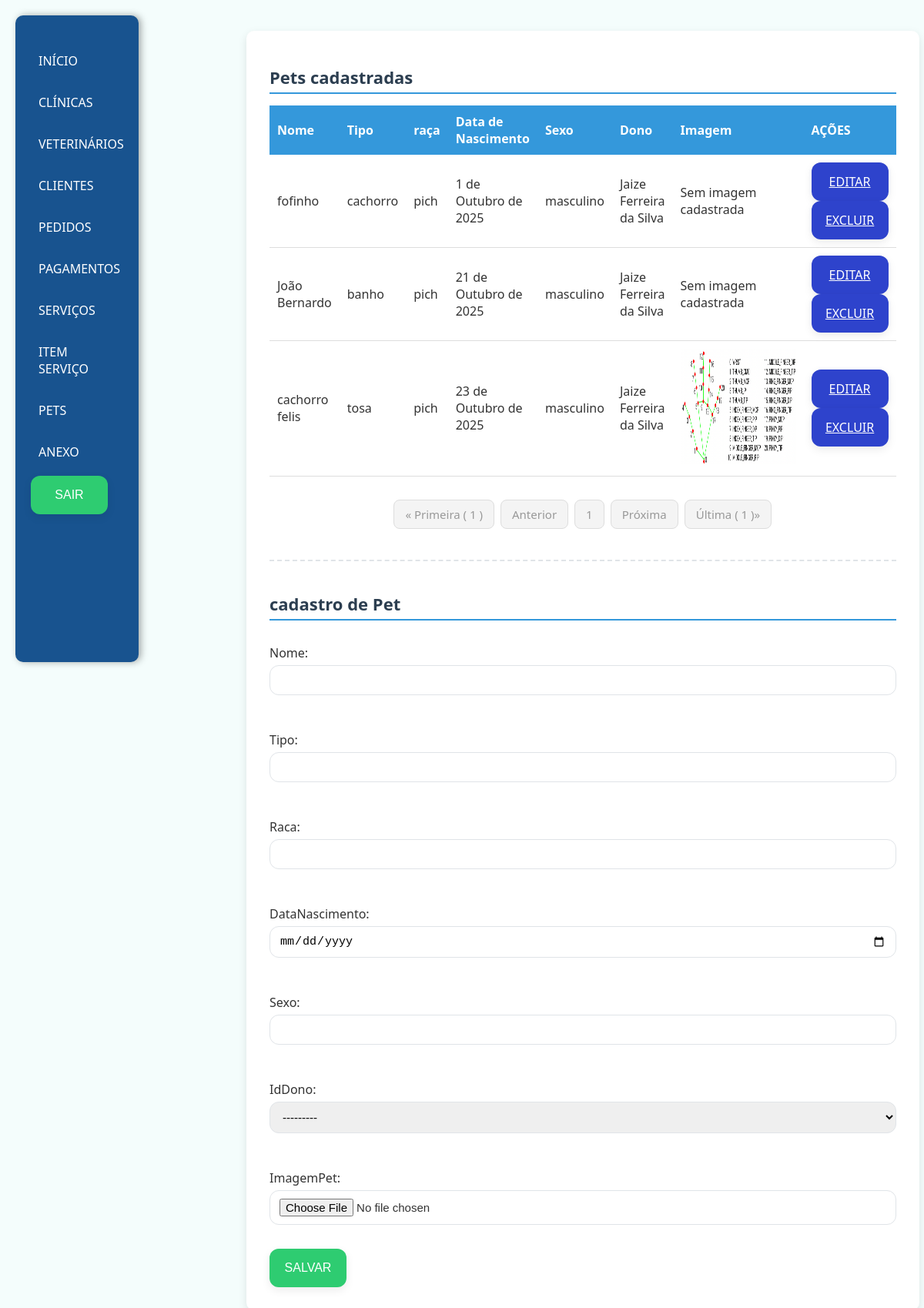
The app's page /pet/ (signed in) with its own data.
### app/models.py (models this page shows, shortened)
class Pet(models.Model):
    nome = models.CharField(max_length=50)
    tipo = models.CharField(max_length=50)
    raca = models.CharField(max_length=50, blank=True)
    dataNascimento = models.DateField(auto_now=False, auto_now_add=False)
    sexo = models.CharField(max_length=50)
    idDono = models.ForeignKey(Cliente, on_delete=models.CASCADE)
    imagemPet = models.ImageField(upload_to='imagemPet', null=True, blank=True)

class Cliente(models.Model):
    nome = models.CharField(max_length=50)
    telefone = models.CharField(max_length=20)
    email = models.EmailField(max_length=254, blank=True)
    endereco = models.TextField()
    idClinica = models.ForeignKey(Clinica, on_delete=models.SET_NULL, null=True)
    def __str__(self):
        return self.nome

### app/views.py (the view)
# urls.py: path('pet/', views.pet, name='pet'),
@login_required
def pet(request):
    pets = Pet.objects.all()
    pc = request.GET.get('pc', 1)
    listaPets = Paginator(pets, 3).get_page(pc)
    formulario = CadastroPet_MF
    if request.method == 'POST':
        formulario = CadastroPet_MF(request.POST, request.FILES or None)
        if formulario.is_valid():
            formulario.save()
            return redirect('pet')
    return render(request, 'pet/pet.html', {
        "pets": listaPets,
        "formulario": formulario
    })

### app/templates/pet/pet.html (shortened to what this page needs)
{%extends 'base.html'%}
{%load static%}
{%block estiloCss%}
<link rel="stylesheet" href="{%static 'css/padrao.css'%}">
{%endblock%}
{%block conteudo%}
<div>
    <h1>Pets cadastradas</h1>
    <table>
        <thead>
            <tr>
            <th>Nome</th>
            <th>Tipo</th>
            <th>raça</th>
            <th>Data de Nascimento</th>
            <th>Sexo</th>
            <th>Dono</th>
            <th>Imagem</th>
            <th>AÇÕES</th>
            </tr>
        </thead>
        <tbody>
            {%for pet in pets%}
            <tr>
            <td>{{ pet.nome }}</td>
            <td>{{ pet.tipo }}</td>
            <td>{{ pet.raca }}</td>
            <td>{{ pet.dataNascimento }}</td>
            <td>{{ pet.sexo }}</td>
            <td>{{ pet.idDono }}</td>
            <td>
              {% if pet.imagemPet%}
                <img src="{{pet.imagemPet.url}}" alt="" width="150px" height="150px">
              {%else%}
                <span>Sem imagem cadastrada</span>
              {%endif%}
            </td>
            <td id="link">
                <a class="btnA" href="{%url 'editarPet' pet.id %}">EDITAR</a>
                <a class="btnA" href="{% url 'excluirPet' pet.id%}">EXCLUIR</a>
            </td>
        </tr>
            {%empty%}
            <tr colspan = "4">Nenhum Pet Cadastrado no sistema</tr>
            {%endfor%}
        </tbody>
    </table>
    <nav aria-label="Page navigation">
    <ul class="pagination justify-content-center">
    {%if pets.number == 1%}
      <li class="page-item disabled">
        <a class="page-link" href="#">&laquo; Primeira &#40 {{pets.number}} &#41 </a>
      </li>
      <li class="page-item disabled">
        <a class="page-link" href="#">Anterior</a>
      </li>
      {% endif %}
      <li class="page-item disabled">
        <a class="page-link" href="">{{pets.number}}</a>
      </li>
      {%if pets.paginator.num_pages == pets.number%}
      <li class="page-item disabled">
        <a class="page-link" href="#">Próxima </a>
      </li>
      <li class="page-item disabled">
        <a class="page-link" href="#">Última &#40 {{pets.paginator.num_pages}} &#41&raquo;</a>
      </li>
      {%endif%}
    </ul>
    </nav>
    <hr>
    <h1>cadastro de Pet</h1>
    <form method="POST" enctype="multipart/form-data">
        {{formulario.as_p}}
        <button type="submit">SALVAR</button>
    </form>
</div>
{% endblock %}

### app/static/css/base.css (style rules this page uses)
body { font-family: 'Segoe UI', sans-serif; background-color: #f4fdfc; margin: 0; padding: 20px; color: #333; display: flex; justify-content: space-between; }
form button { background-color: #2ecc71; color: #fff; border: none; padding: 12px 0; font-size: 16px; font-weight: 500; border-radius: 12px; cursor: pointer; transition: all 0.3s ease; box-shadow: 0 4px 12px rgba(0, 0, 0, 0.08); height: 50px; width: 100px; display: flex; align-items: center; justify-content: center; }

### app/static/css/padrao.css (style rules this page uses)
h1 { font-size: 22px; color: #2c3e50; margin-bottom: 15px; border-bottom: 2px solid #3498db; padding-bottom: 5px; }
table { width: 100%; border-collapse: collapse; margin-bottom: 30px; }
thead tr { background-color: #3498db; color: white; }
thead tr th { padding: 10px; text-align: left; }
tbody td { padding: 10px; border-bottom: 1px solid #ddd; }
form { display: flex; flex-direction: column; gap: 15px; }
form button { background-color: #2ecc71; color: #fff; border: none; padding: 12px 0; font-size: 16px; font-weight: 500; border-radius: 12px; cursor: pointer; transition: all 0.3s ease; box-shadow: 0 4px 12px rgba(0, 0, 0, 0.08); height: 50px; width: 100px; display: flex; align-items: center; justify-content: center; }
hr { margin: 40px 0; border: none; border-top: 1px solid #ccc; }
.btnA { background-color: #2e43cc; color: #fff; border: none; font-size: 16px; font-weight: 500; border-radius: 12px; cursor: pointer; transition: all 0.3s ease; box-shadow: 0 4px 12px rgba(0, 0, 0, 0.08); height: 50px; width: 100px; display: flex; align-items: center; justify-content: center; }
form p { display: flex; flex-direction: column; }
form label { font-weight: 500; margin-bottom: 5px; }
form input, form select, form textarea { padding: 10px 12px; border: 1px solid #e0e4e8; border-radius: 12px; font-size: 15px; outline: none; transition: all 0.3s ease; }
hr { border: none; border-top: 2px dashed #e0e4e8; margin: 40px 0; }
.pagination { display: flex; justify-content: center; align-items: center; list-style: none; padding-left: 0; margin: 30px 0; gap: 8px; flex-wrap: wrap; font-family: 'Segoe UI', sans-serif; }
.page-item { display: inline-block; }
.page-link { display: block; color: #2e43cc; background-color: #ffffff; border: 1px solid #d1d1d1; border-radius: 8px; padding: 8px 14px; font-size: 15px; font-weight: 500; text-decoration: none; transition: all 0.3s ease; box-shadow: 0 2px 6px rgba(0, 0, 0, 0.05); }
.page-item.disabled .page-link { color: #999; background-color: #f4f4f4; border-color: #ddd; cursor: not-allowed; box-shadow: none; }

### records on screen
Pet: nome "fofinho", tipo "cachorro", raca "pich", dataNascimento "1 de Outubro de 2025", sexo "masculino", idDono "Jaize Ferreira da Silva", shows "Sem imagem cadastrada"
Pet: nome "João Bernardo", tipo "banho", raca "pich", dataNascimento "21 de Outubro de 2025", sexo "masculino", idDono "Jaize Ferreira da Silva", shows "Sem imagem cadastrada"
Pet: nome "cachorro felis", tipo "tosa", raca "pich", dataNascimento "23 de Outubro de 2025", sexo "masculino", idDono "Jaize Ferreira da Silva", imagemPet (picture)

### other values on screen
{{ pets.number }} "1"
{{ pets.paginator.num_pages }} "1"
